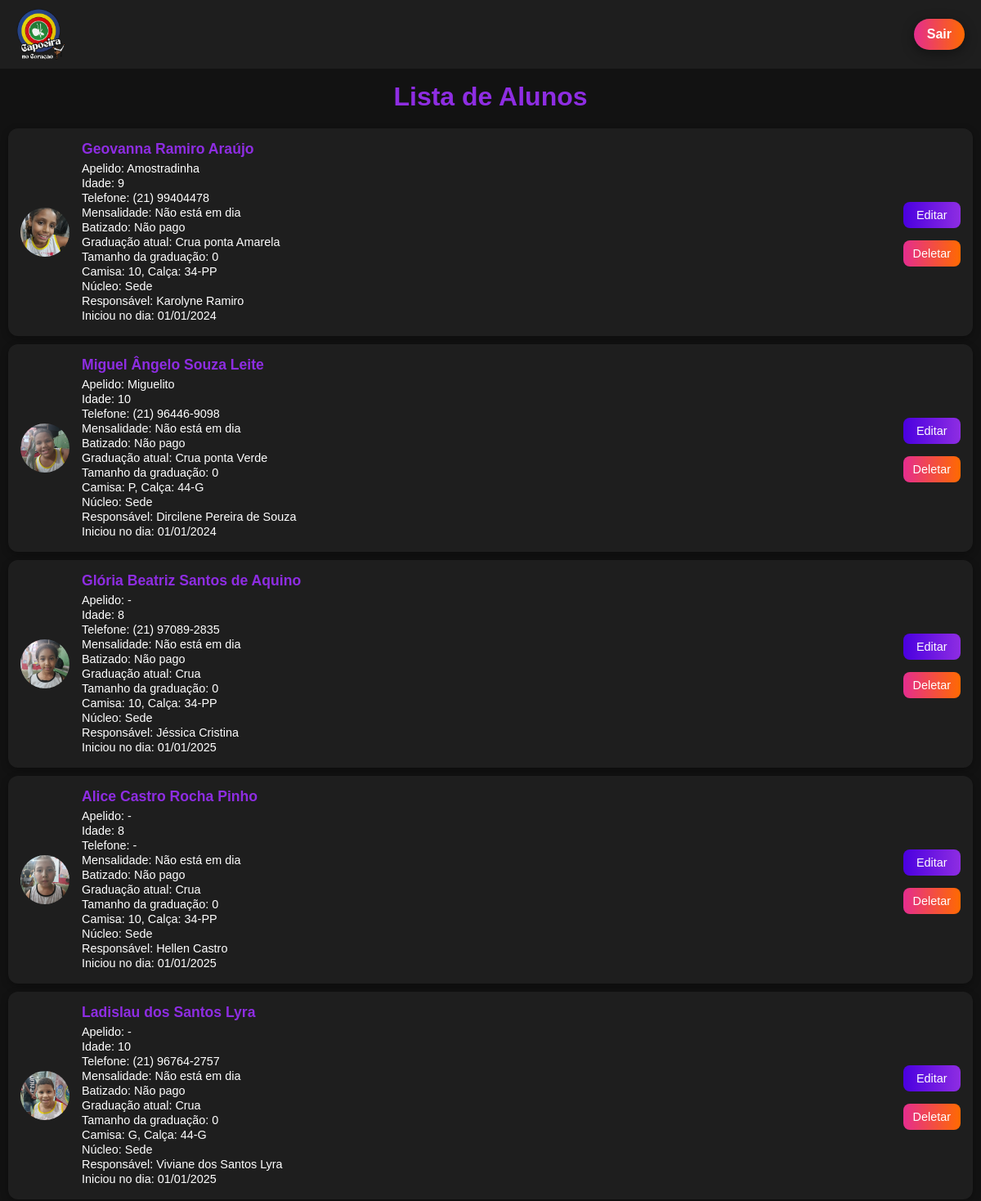
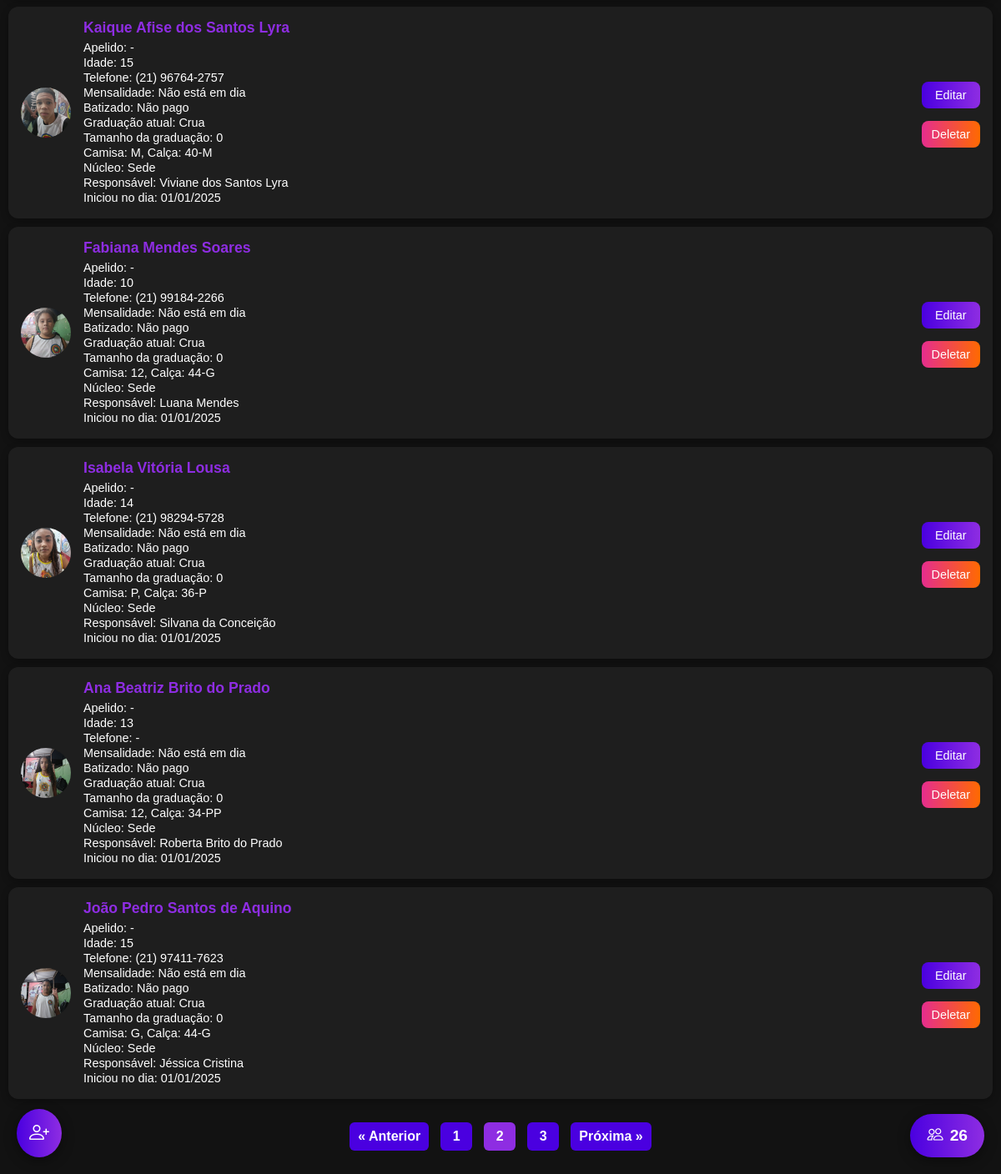
Page /?pagina=2 (signed in) on the earlier database version (2 pictures, top to bottom).
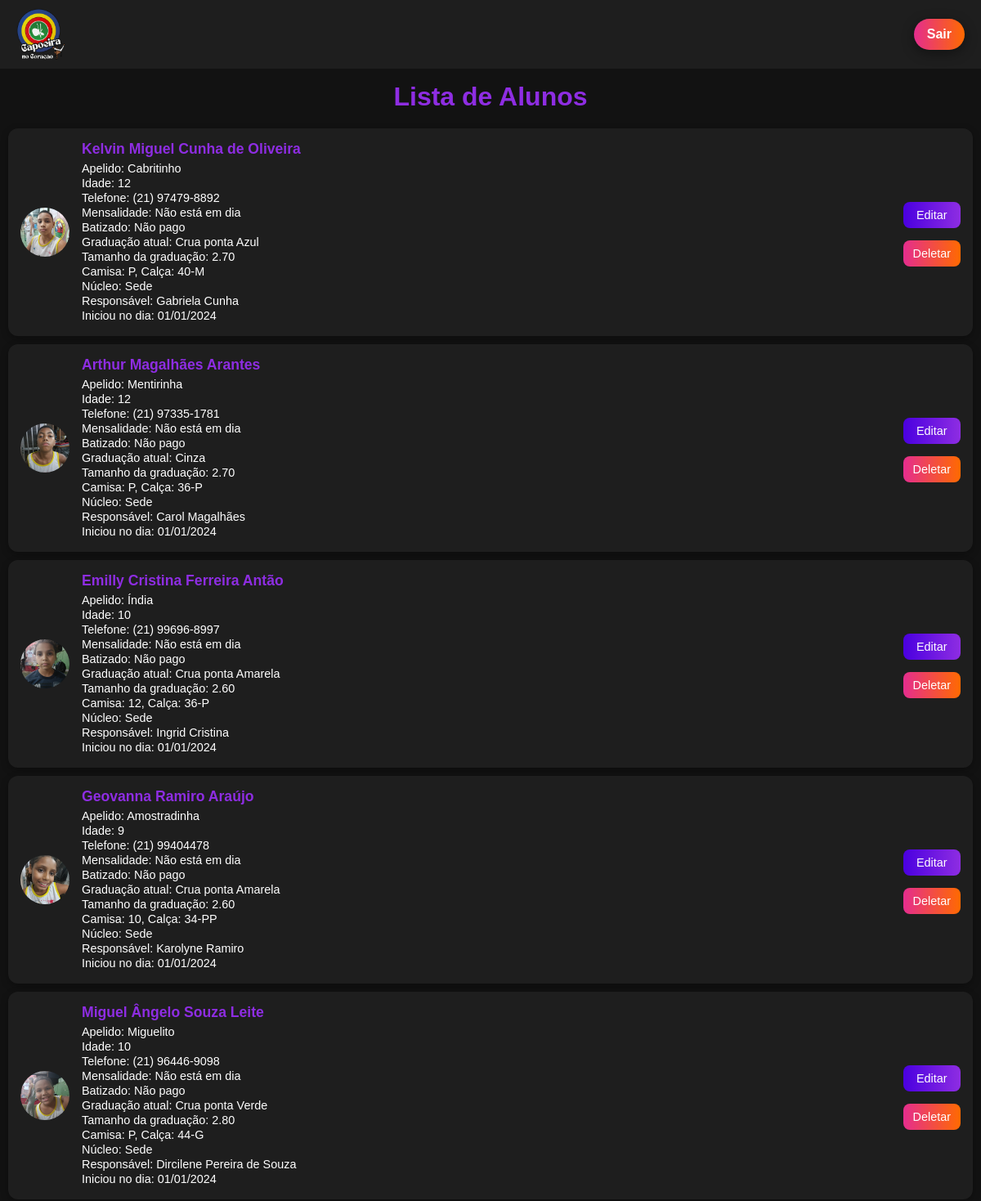
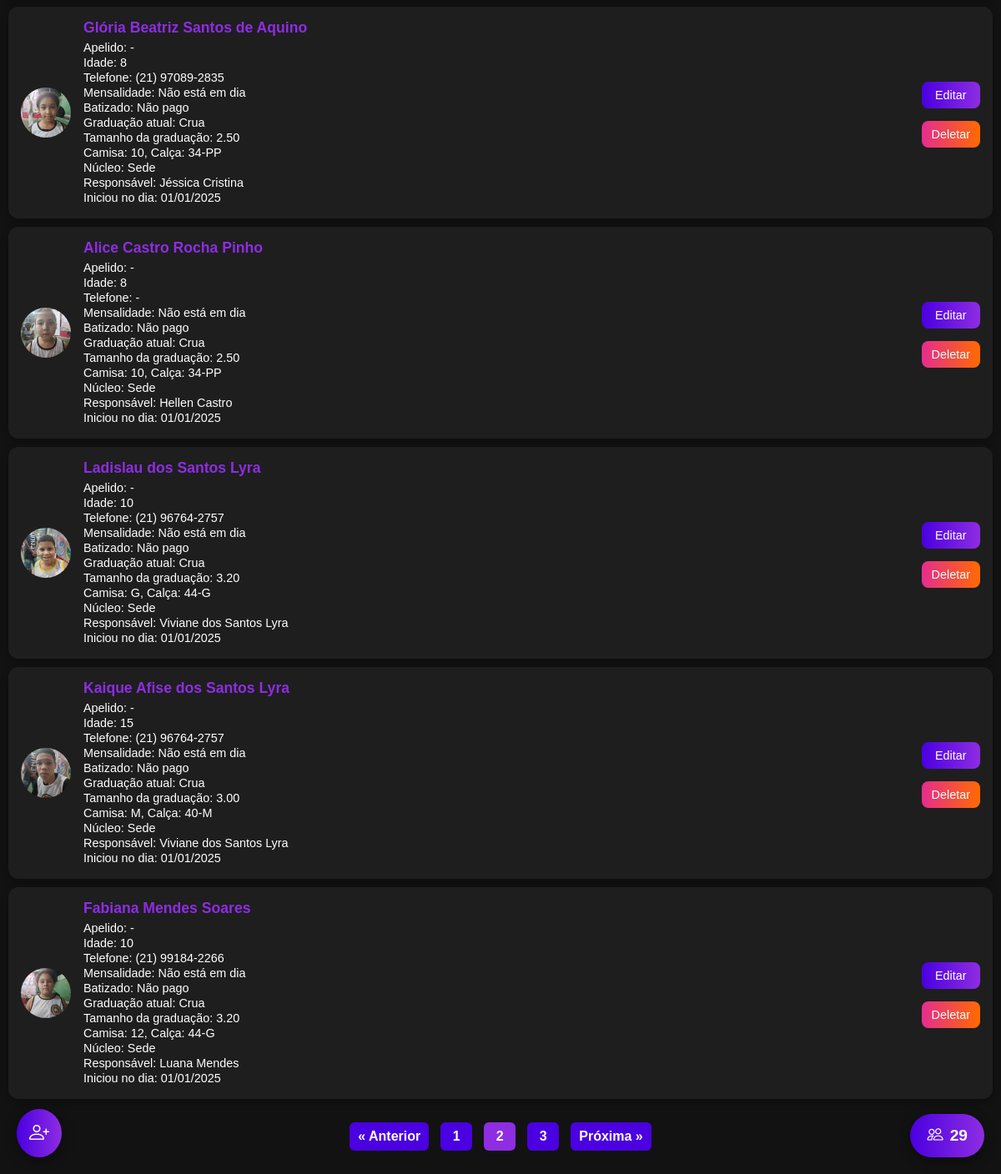
Same page on the later database version (2 pictures, top to bottom).
### tables this page shows
CREATE TABLE usuarios (
            id INTEGER PRIMARY KEY AUTOINCREMENT,
            nome_completo TEXT NOT NULL,
            apelido TEXT,
            idade TEXT NOT NULL,
            telefone TEXT,
            mensalidade TEXT NOT NULL,
            batizado TEXT NOT NULL,
            graduacao_atual TEXT NOT NULL,
            graduacao_tamanho TEXT NOT NULL,
            camisa_tamanho TEXT,
            calsa_tamanho TEXT,
            foto TEXT,
            nucleo TEXT NOT NULL,
            responsavel TEXT,
            iniciou_no_dia TEXT
        );

### app.py (the view, shortened to what this page needs)
@app.route("/", methods=["GET", "POST"])
def index():
    alunos = []
    total_paginas = 0
    total_alunos = 0
    pagina = request.args.get("pagina", 1, type=int)  # ?pagina= no GET
    por_pagina = 10
    if session.get("admin_logado"):
        conn = conectar_banco()
        conn.row_factory = sqlite3.Row
        cursor = conn.cursor()
        cursor.execute("SELECT COUNT(*) FROM usuarios")
        total_alunos = cursor.fetchone()[0]
        total_paginas = (total_alunos + por_pagina - 1) // por_pagina
        offset = (pagina - 1) * por_pagina
        cursor.execute(
            "SELECT * FROM usuarios ORDER BY id DESC LIMIT ? OFFSET ?",
            (por_pagina, offset),
        )
        alunos = cursor.fetchall()
        cursor.close()
        conn.close()
    return render_template(
        "index.html",
        alunos=alunos,
        graduacoes=graduacoes,
        pagina=pagina,
        total_paginas=total_paginas,
        total_alunos=total_alunos  # total geral
    )

### app.py (called while the page is built)
def conectar_banco():
    return sqlite3.connect("database.db")

@app.template_filter('data_br')
def data_br(value):
    if not value:
        return '-'
    try:
        dt = datetime.strptime(value, "%Y-%m-%d")
        return dt.strftime("%d/%m/%Y")
    except Exception:
        return value

### templates/index.html (shortened to what this page needs)
<!DOCTYPE html>
<html lang="pt-br">
<head>
    <link rel="stylesheet" href="https://cdn.jsdelivr.net/npm/bootstrap-icons@1.11.3/font/bootstrap-icons.css">
</head>
<body>
    {% if not session.get('admin_logado') %}
    <div class="login-card">
        <h2>Senha do Admin</h2>
        <form method="POST">
            <input type="password" name="senha" placeholder="Digite a senha" required>
            <button type="submit">Entrar</button>
        </form>
        {% with messages = get_flashed_messages() %}
        {% if messages %}
        <p style="color:red;">{{ messages[0] }}</p>
        {% endif %}
        {% endwith %}
    </div>
    {% else %}
    <header>
        <img class="logo" src="/static/img_base/logo.png" alt="Logo Capoeira no Coração">
        {% if session.get('admin_logado') %}
        <a href="{{ url_for('logout') }}" class="btn-flutuante-deslogar">Sair</a>
        {% endif %}
    </header>
    <h1>Lista de Alunos</h1>
    {% for aluno in alunos %}
    <div class="aluno-card">
        {% if aluno.foto %}
        <img src="{{ url_for('static', filename='fotos/' ~ aluno.foto) }}" alt="Foto do aluno">
        {% else %}
        <img src="{{ url_for('static', filename='fotos/default.png') }}" alt="Sem foto">
        {% endif %}
        <div class="aluno-info">
            <h3>{{ aluno.nome_completo }}</h3>
            <p>Apelido: {{ aluno.apelido or '-' }}</p>
            <p>Idade: {{ aluno.idade }}</p>
            <p>Telefone: {{ aluno.telefone or '-' }}</p>
            <p>Mensalidade: {{ aluno.mensalidade }}</p>
            <p>Batizado: {{ aluno.batizado }}</p>
            <p>Graduação atual: {{ aluno.graduacao_atual }}</p>
            <p>Tamanho da graduação: {{ aluno.graduacao_tamanho }}</p>
            <p>Camisa: {{ aluno.camisa_tamanho or '-' }}, Calça: {{ aluno.calsa_tamanho or '-' }}</p>
            <p>Núcleo: {{ aluno.nucleo }}</p>
            <p>Responsável: {{ aluno.responsavel or '-' }}</p>
            <p>Iniciou no dia: {{ aluno.iniciou_no_dia|data_br }}</p>
        </div>
        <div class="edit-delet">
            <a href="/editar/{{ aluno.id }}" class="btn-editar">Editar</a>
            <a href="/deletar/{{ aluno.id }}" class="btn-deletar">Deletar</a>
        </div>
    </div>
    {% else %}
    <p style="text-align:center; margin-top: 20px;">Nenhum aluno cadastrado ainda.</p>
    {% endfor %}
    {% if total_paginas > 1 %}
    <div class="paginacao">
        {% if pagina > 1 %}
        <a href="{{ url_for('index', pagina=pagina-1) }}">&laquo; Anterior</a>
        {% endif %}
        {% for p in range(1, total_paginas+1) %}
        {% if p == pagina %}
        <span class="pagina-atual">{{ p }}</span>
        {% else %}
        <a href="{{ url_for('index', pagina=p) }}">{{ p }}</a>
        {% endif %}
        {% endfor %}
        {% if pagina < total_paginas %} <a href="{{ url_for('index', pagina=pagina+1) }}">Próxima &raquo;</a>
            {% endif %}
    </div>
    {% endif %}
    <a href="{{ url_for('cadastrar') }}" class="btn-flutuante">
        <i class="bi bi-person-plus"></i>
    </a>
    <div class="bola-total-alunos">
        <i class="bi bi-people"></i> {{ total_alunos }}
    </div>
    {% endif %}
</body>
</html>

Differences in the rows shown:
no longer on this page (row edited): usuarios: foto (picture), nome_completo "Isabela Vitória Lousa", apelido "-", idade "14", telefone "(21) 98294-5728", mensalidade "Não está em dia", batizado "Não pago", graduacao_atual "Crua", graduacao_tamanho "0", camisa_tamanho "P", calsa_tamanho "36-P", nucleo "Sede", responsavel "Silvana da Conceição", iniciou_no_dia|data_br "01/01/2025"
no longer on this page (row edited): usuarios: foto (picture), nome_completo "Ana Beatriz Brito do Prado", apelido "-", idade "13", telefone "-", mensalidade "Não está em dia", batizado "Não pago", graduacao_atual "Crua", graduacao_tamanho "0", camisa_tamanho "12", calsa_tamanho "34-PP", nucleo "Sede", responsavel "Roberta Brito do Prado", iniciou_no_dia|data_br "01/01/2025"
no longer on this page (row edited): usuarios: foto (picture), nome_completo "João Pedro Santos de Aquino", apelido "-", idade "15", telefone "(21) 97411-7623", mensalidade "Não está em dia", batizado "Não pago", graduacao_atual "Crua", graduacao_tamanho "0", camisa_tamanho "G", calsa_tamanho "44-G", nucleo "Sede", responsavel "Jéssica Cristina", iniciou_no_dia|data_br "01/01/2025"
now on this page (row edited): usuarios: foto (picture), nome_completo "Kelvin Miguel Cunha de Oliveira", apelido "Cabritinho", idade "12", telefone "(21) 97479-8892", mensalidade "Não está em dia", batizado "Não pago", graduacao_atual "Crua ponta Azul", graduacao_tamanho "2.70", camisa_tamanho "P", calsa_tamanho "40-M", nucleo "Sede", responsavel "Gabriela Cunha", iniciou_no_dia|data_br "01/01/2024"
now on this page (row edited): usuarios: foto (picture), nome_completo "Arthur Magalhães Arantes", apelido "Mentirinha", idade "12", telefone "(21) 97335-1781", mensalidade "Não está em dia", batizado "Não pago", graduacao_atual "Cinza", graduacao_tamanho "2.70", camisa_tamanho "P", calsa_tamanho "36-P", nucleo "Sede", responsavel "Carol Magalhães", iniciou_no_dia|data_br "01/01/2024"
now on this page (row edited): usuarios: foto (picture), nome_completo "Emilly Cristina Ferreira Antão", apelido "Índia", idade "10", telefone "(21) 99696-8997", mensalidade "Não está em dia", batizado "Não pago", graduacao_atual "Crua ponta Amarela", graduacao_tamanho "2.60", camisa_tamanho "12", calsa_tamanho "36-P", nucleo "Sede", responsavel "Ingrid Cristina", iniciou_no_dia|data_br "01/01/2024"
changed usuarios "Geovanna Ramiro Araújo": graduacao_tamanho "0" → "2.60"
changed usuarios "Miguel Ângelo Souza Leite": graduacao_tamanho "0" → "2.80"
changed usuarios "Glória Beatriz Santos de Aquino": graduacao_tamanho "0" → "2.50"
changed usuarios "Alice Castro Rocha Pinho": graduacao_tamanho "0" → "2.50"
changed usuarios "Ladislau dos Santos Lyra": graduacao_tamanho "0" → "3.20"
changed usuarios "Kaique Afise dos Santos Lyra": graduacao_tamanho "0" → "3.00"
changed usuarios "Fabiana Mendes Soares": graduacao_tamanho "0" → "3.20"
Other differences:
{{ total_alunos }}: "26" → "29"
